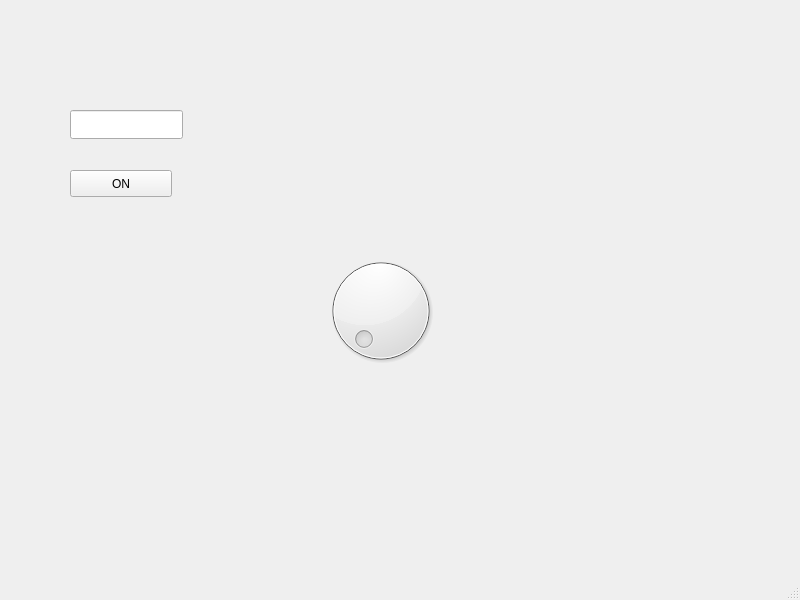
<?xml version="1.0" encoding="UTF-8"?>
<ui version="4.0">
 <class>MainWindow</class>
 <widget class="QMainWindow" name="MainWindow">
  <property name="geometry">
   <rect>
    <x>0</x>
    <y>0</y>
    <width>800</width>
    <height>600</height>
   </rect>
  </property>
  <property name="windowTitle">
   <string>MainWindow</string>
  </property>
  <widget class="QWidget" name="centralwidget">
   <widget class="QLineEdit" name="lineTestBox">
    <property name="geometry">
     <rect>
      <x>70</x>
      <y>110</y>
      <width>113</width>
      <height>29</height>
     </rect>
    </property>
   </widget>
   <widget class="QDial" name="dial">
    <property name="geometry">
     <rect>
      <x>320</x>
      <y>250</y>
      <width>121</width>
      <height>121</height>
     </rect>
    </property>
   </widget>
   <widget class="QPushButton" name="btn">
    <property name="geometry">
     <rect>
      <x>70</x>
      <y>170</y>
      <width>102</width>
      <height>27</height>
     </rect>
    </property>
    <property name="text">
     <string>ON</string>
    </property>
   </widget>
  </widget>
  <widget class="QMenuBar" name="menubar">
   <property name="geometry">
    <rect>
     <x>0</x>
     <y>0</y>
     <width>800</width>
     <height>25</height>
    </rect>
   </property>
  </widget>
  <widget class="QStatusBar" name="statusbar"/>
 </widget>
 <resources/>
 <connections/>
</ui>
